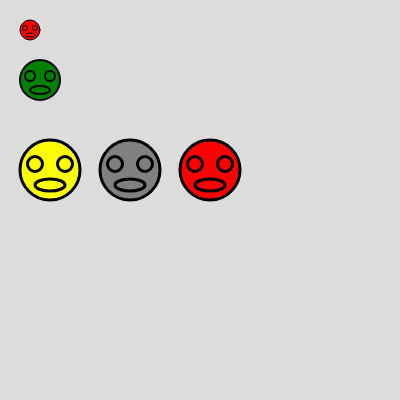
Frame 1 (no input)
Frame 60 (no input): identical to frame 1, image omitted
Frame 120 (the mouse pressed at the canvas centre since frame 60): identical to frame 1, image omitted

The p5.js sketch that drew this single still picture (run headless with seeded random() and noise() and a simulated clock; from frame 60 on, the mouse is pressed at the canvas centre):

// p5.js sketch
// ── sketch.js
function setup() {
  createCanvas(400, 400);
  create_ui();
}

function draw() {
  update_ui()
  background(220);
  draw_head(20, 20, 1, 'red');
  draw_head(20, 60, 2, 'green');
  draw_head(20, 140, 3, 'yellow');
  draw_head(100, 140, 3, 'gray');
  draw_head(180, 140, 3, 'red');
}

function draw_head(xpos, ypos, ascale, acolor) {
  push();
  translate(xpos,ypos)
  scale(ascale)
  fill(acolor)
  circle(10,10,20);
  circle(5,8,5);
  circle(15,8,5);
  ellipse(10,15,10,4);
  pop();
}

function create_ui() {
  createSpan('').id('mox');
  createSpan('').id('moy');
}

function update_ui() {
  select('#mox').html('[mouseX='+mouseX+'] ')
  select('#moy').html('[mouseY='+mouseY+'] ')
}
